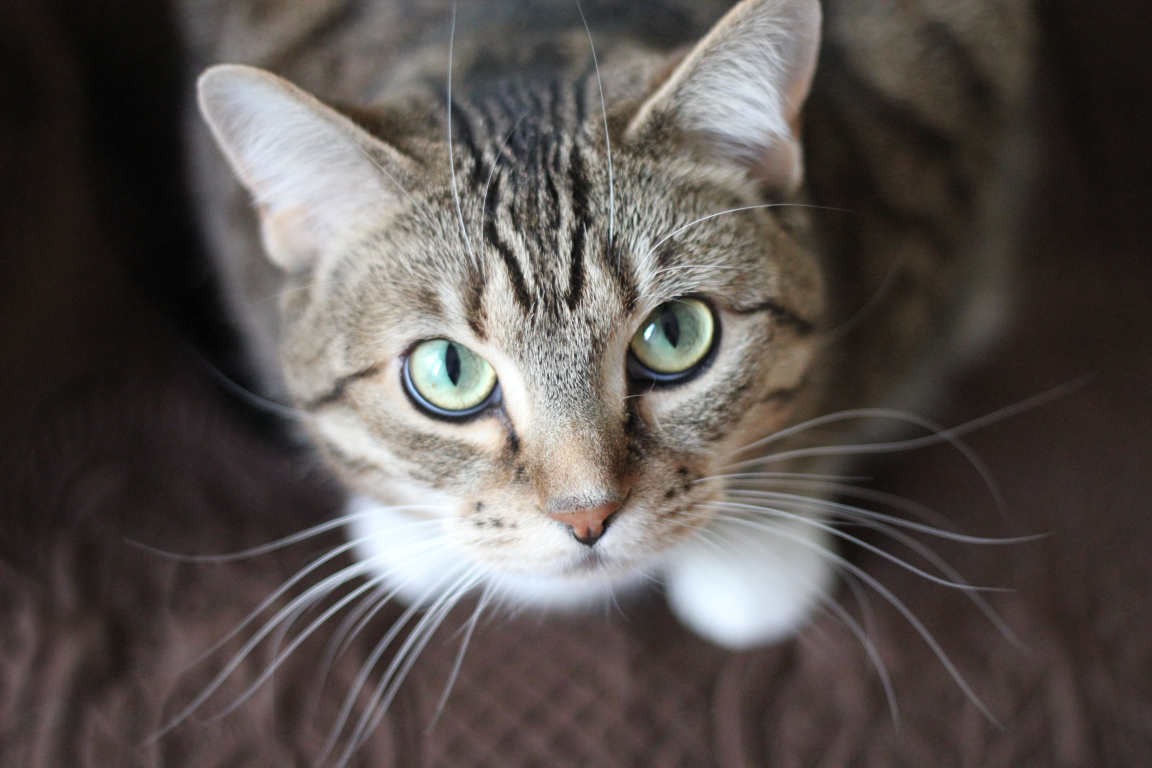
#> input picture cat.jpg, 3456 x 2304 px, found by its file name (shown at 1/3 size)
$ jupyter execute filters_cat.ipynb   (shell and % lines are left out)   (older library calls are emulated)
#> lines starting #> are read from the running program, lines starting #| are printed output that depends on the picture
<a href="https://colab.research.google.com/github/Bas-Techasit/ClonedMydemo/blob/main/filters_cat.ipynb" target="_parent"></a>

# Filters

[cell 1]
from google.colab import drive
drive.mount('/content/drive')

[cell 2]
%cd "/content/drive/MyDrive/ClonedMydemo"

[cell 3]
#required library
import numpy as np
import cv2
from matplotlib import pyplot as plt
from PIL import Image

## Linear filter

### Blur filter (box)

#### Color image

[cell 4]
image = cv2.imread('/content/drive/MyDrive/ClonedMydemo/cat.jpg') #read image
#> image is the input picture: shape (2304, 3456, 3); mean B, G, R 79.2, 82.2, 88.9
image = cv2.cvtColor(image, cv2.COLOR_BGR2HSV) #convert to HSV
#> image: shape (2304, 3456, 3); mean H, S, V 42.4, 49.9, 90.5

[cell 5]
#Blur filter
kernel = np.ones((5,5),np.float32)/25
blur = cv2.filter2D(image,-1,kernel) #cv2.blur()
#> blur: shape (2304, 3456, 3); mean H, S, V 42.3, 49.9, 90.5

[cell 6]
#Visualization
plt.figure(figsize=(22,12))

plt.subplot(121)
plt.imshow(cv2.cvtColor(image,cv2.COLOR_HSV2RGB))
plt.title('Original')

plt.subplot(122)
plt.imshow(cv2.cvtColor(blur, cv2.COLOR_HSV2RGB))
plt.title('Blur filter')
plt.show()
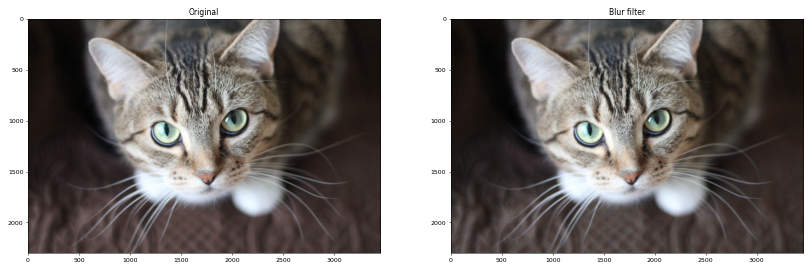
#> figure drawn by matplotlib, 2 panels

#### Graysclae image

[cell 7]
image2 = cv2.cvtColor(image, cv2.COLOR_HSV2BGR)
image2 = cv2.cvtColor(image2, cv2.COLOR_BGR2GRAY) #convert to graysclae image
#> image2: shape (2304, 3456)

[cell 8]
#Box filter
kernel = np.ones((15,15),np.float32)/225 #np.ones((5,5),np.float32)/25
blur = cv2.filter2D(image2,-1,kernel)
#> blur: shape (2304, 3456)

[cell 9]
#Visualization
plt.figure(figsize=(22,12))

plt.subplot(121)
plt.imshow(image2, cmap='gray')
plt.title('Original')

plt.subplot(122)
plt.imshow(blur, cmap='gray')
plt.title('Blur filter')
plt.show()

### Gauss filter

[cell 10]
blur_gauss = cv2.GaussianBlur(image2,(9,9),21) #21

[cell 11]
#Visualization
plt.figure(figsize=(22,12))

plt.subplot(121)
plt.imshow(image2, cmap='gray')
plt.title('Original')

plt.subplot(122)
plt.imshow(blur_gauss, cmap='gray')
plt.title('Gauss filter')
plt.show()

### Laplace filter

[cell 12]
edge_laplace = cv2.Laplacian(image2, 0, (5,5)) #24
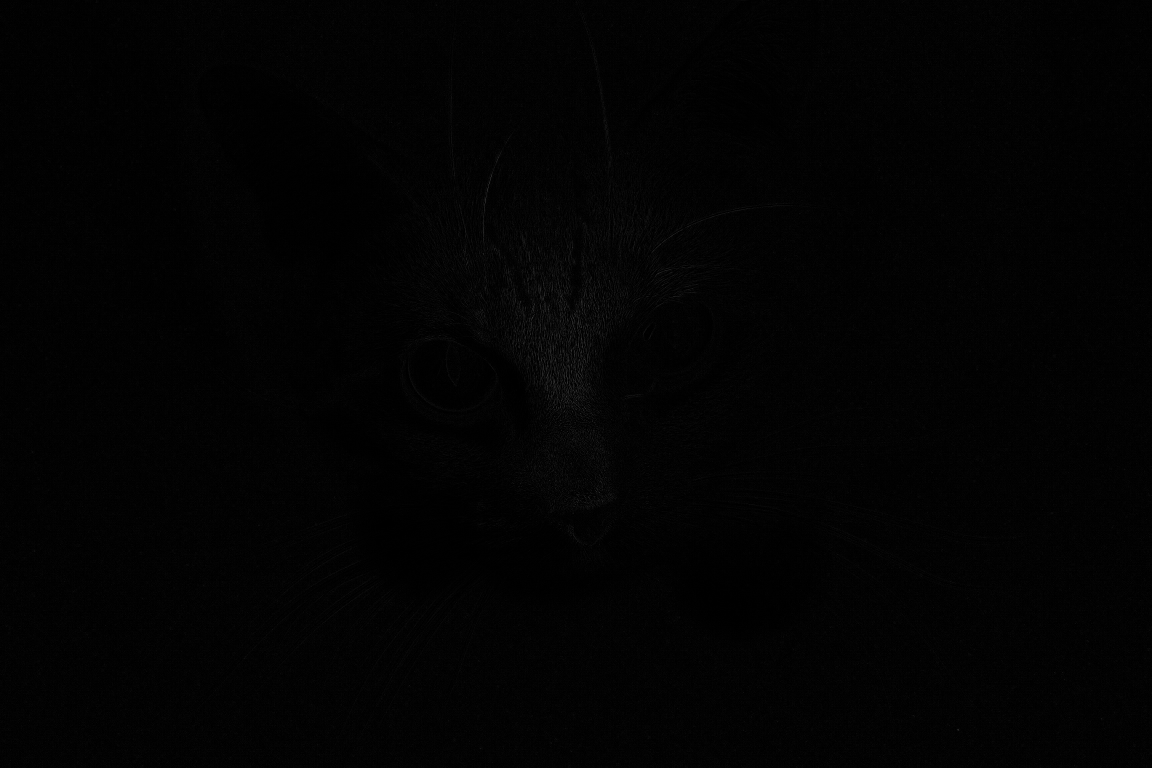
#> edge_laplace: shape (2304, 3456) (shown at 1/3 size); min 0, max 150, mean 2.5

[cell 13]
#Visualization
plt.figure(figsize=(22,12))

plt.subplot(121)
plt.imshow(image2, cmap='gray')
plt.title('Original')

plt.subplot(122)
plt.imshow(edge_laplace, cmap='gray')
plt.title('Laplace filter')
plt.show()
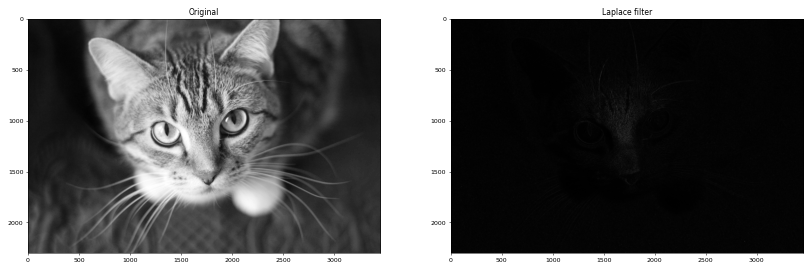
#> figure drawn by matplotlib, 2 panels

### Sobel

[cell 14]
img = cv2.imread('/content/drive/MyDrive/ClonedMydemo/cat.jpg',0)
#> img: shape (2304, 3456); min 0, max 255, mean 83.9

#https://opencv-python-tutroals.readthedocs.io/en/latest/py_tutorials/py_imgproc/py_gradients/py_gradients.html
# Output dtype = cv2.CV_8U
sobelx8u = cv2.Sobel(img,cv2.CV_8U,1,0,ksize=5)
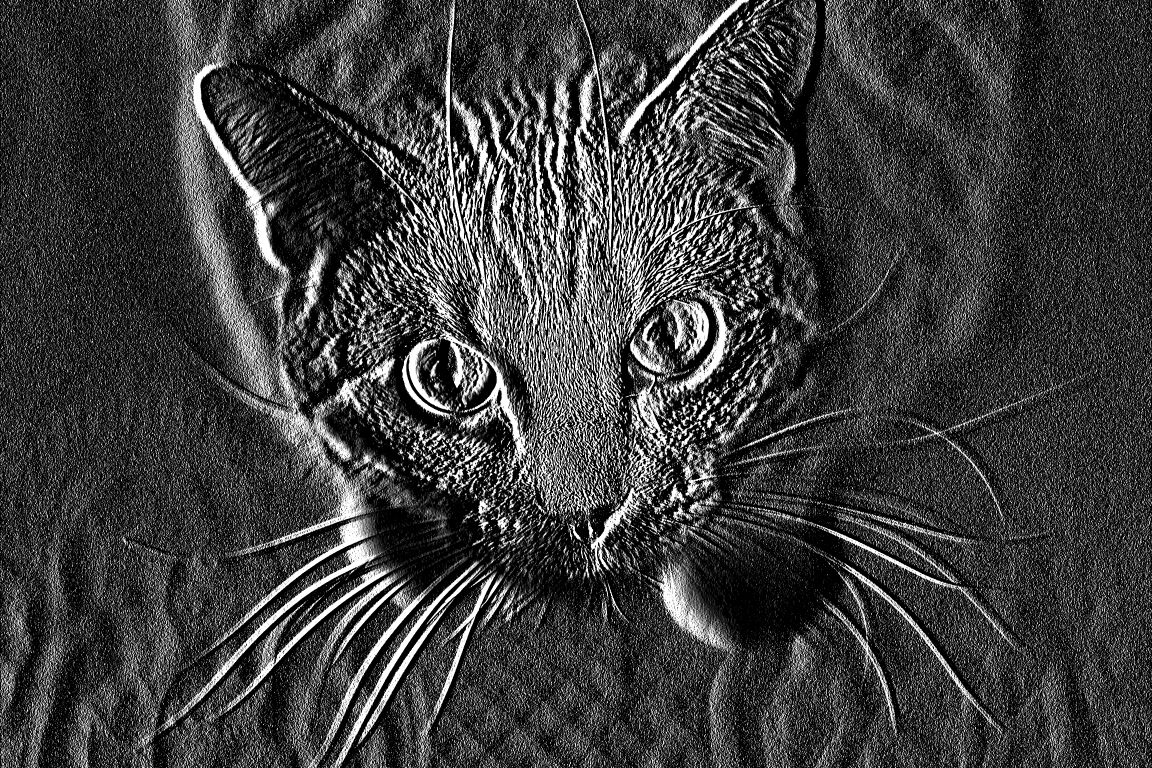
#> sobelx8u: shape (2304, 3456) (shown at 1/3 size); min 0, max 255, mean 61.3

laplacian = cv2.Laplacian(img,cv2.CV_64F)
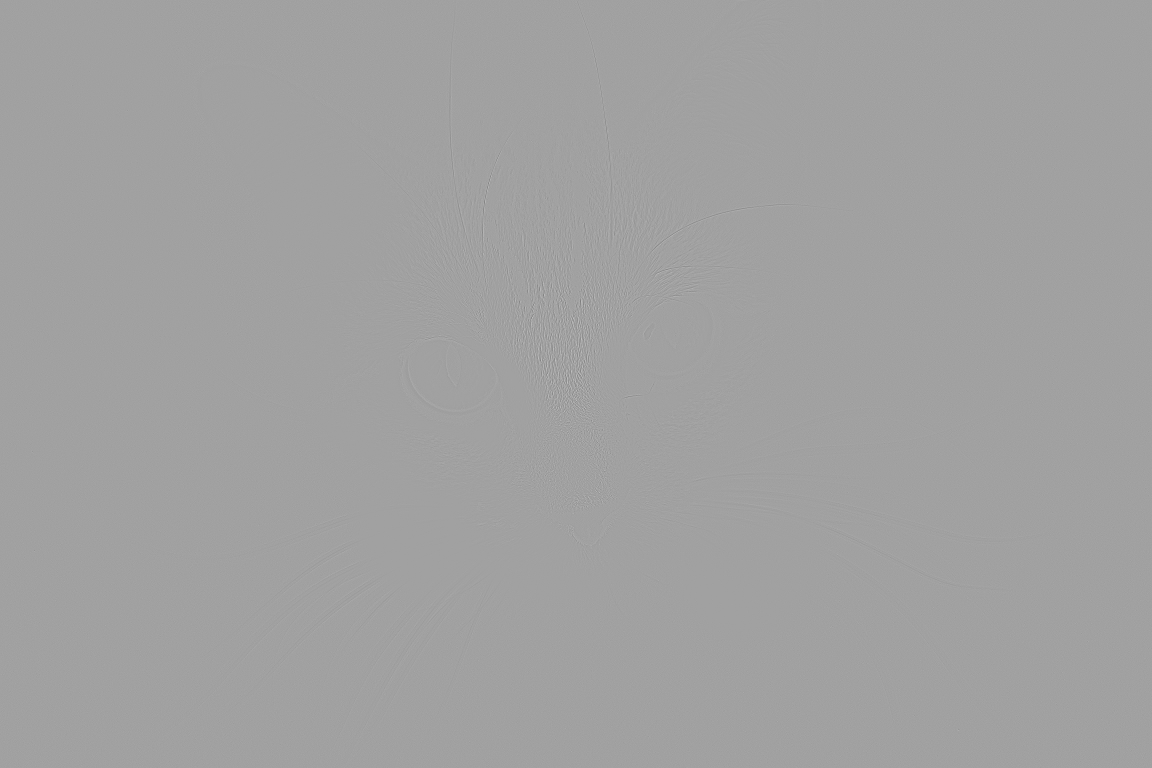
#> laplacian: shape (2304, 3456) float64 (shown at 1/3 size); min -259, max 150, mean 0; drawn with min black and max white
sobelx = cv2.Sobel(img,cv2.CV_64F,1,0,ksize=5)
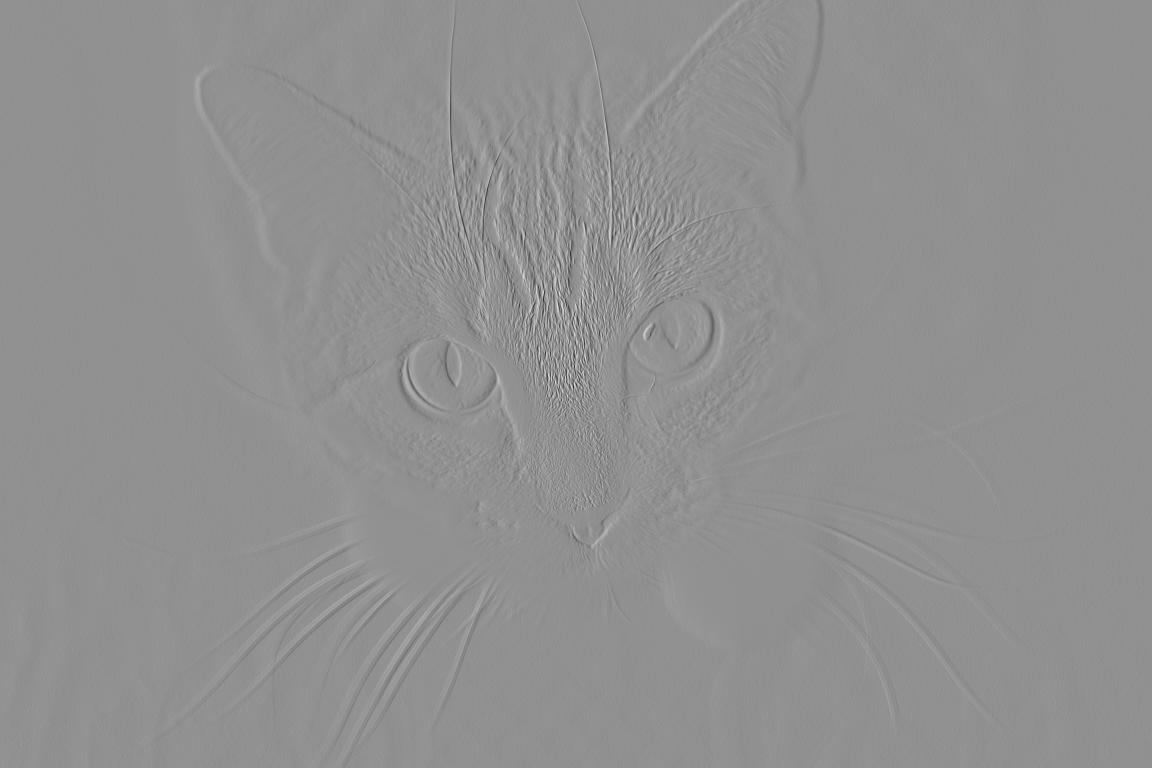
#> sobelx: shape (2304, 3456) float64 (shown at 1/3 size); min -8361, max 6308, mean 0.2; drawn with min black and max white
sobely = cv2.Sobel(img,cv2.CV_64F,0,1,ksize=5)

[cell 15]
plt.figure(figsize=(22,22))

plt.subplot(2,2,1),plt.imshow(img,cmap = 'gray')
plt.title('Original'), plt.xticks([]), plt.yticks([])
plt.subplot(2,2,2),plt.imshow(laplacian,cmap = 'gray')
plt.title('Laplacian'), plt.xticks([]), plt.yticks([])
plt.subplot(2,2,3),plt.imshow(sobelx,cmap = 'gray')
plt.title('Sobel X'), plt.xticks([]), plt.yticks([])
plt.subplot(2,2,4),plt.imshow(sobely,cmap = 'gray')
plt.title('Sobel Y'), plt.xticks([]), plt.yticks([])

plt.show()

## Non-linear filter

### Median filter

[cell 16]
img = cv2.imread('/content/drive/MyDrive/ClonedMydemo/cat.jpg',0)

[cell 17]
blur_median = cv2.medianBlur(img, 9)

[cell 18]
plt.figure(figsize=(22,6))

plt.subplot(121)
plt.imshow(img, cmap='gray')
plt.title('Original')

plt.subplot(122)
plt.imshow(blur_median, cmap='gray')
plt.title('Median filter')
plt.show()

$ run again, with Dog_Breeds.jpg copied over cat.jpg
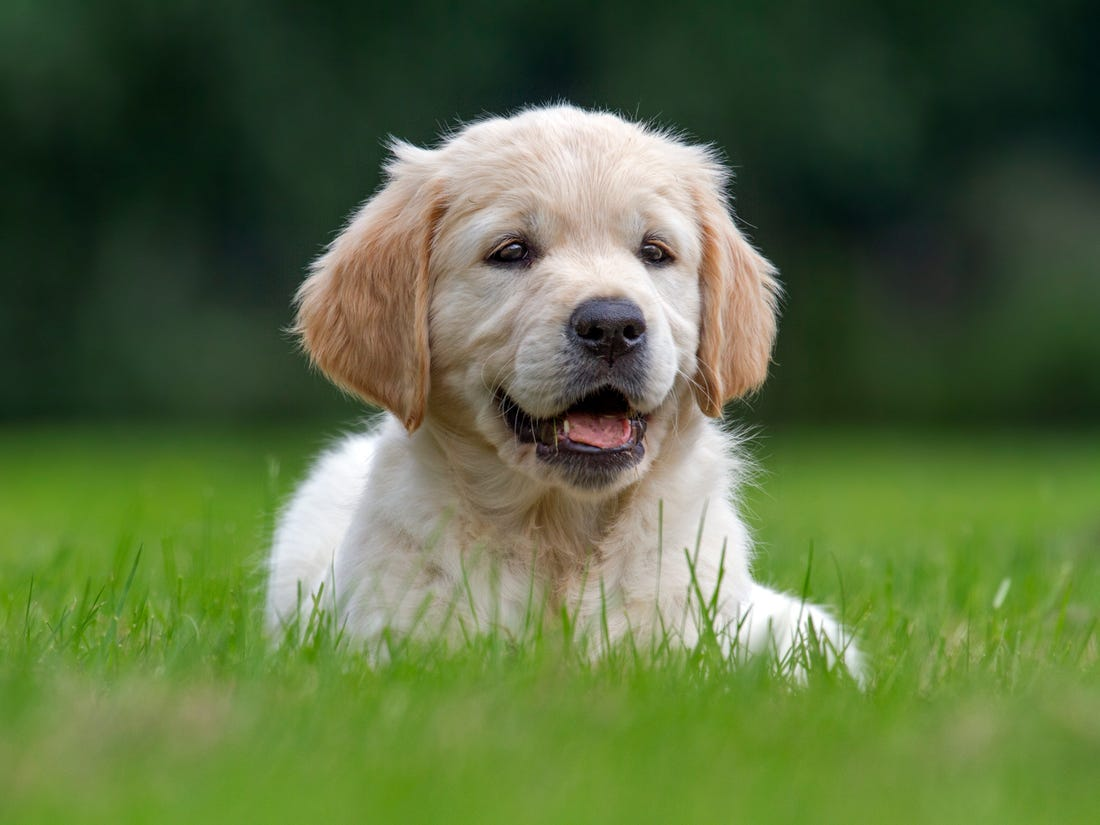
#> input picture Dog_Breeds.jpg, 1100 x 825 px, found by its file name
#> image is the input picture: shape (825, 1100, 3); mean B, G, R 64.9, 108, 89.4
#> image: shape (825, 1100, 3); mean H, S, V 49.5, 120.7, 111.3
#> `sobelx8u = cv2.Sobel(img,cv2.CV_8U,1,0,ksize=5)`:
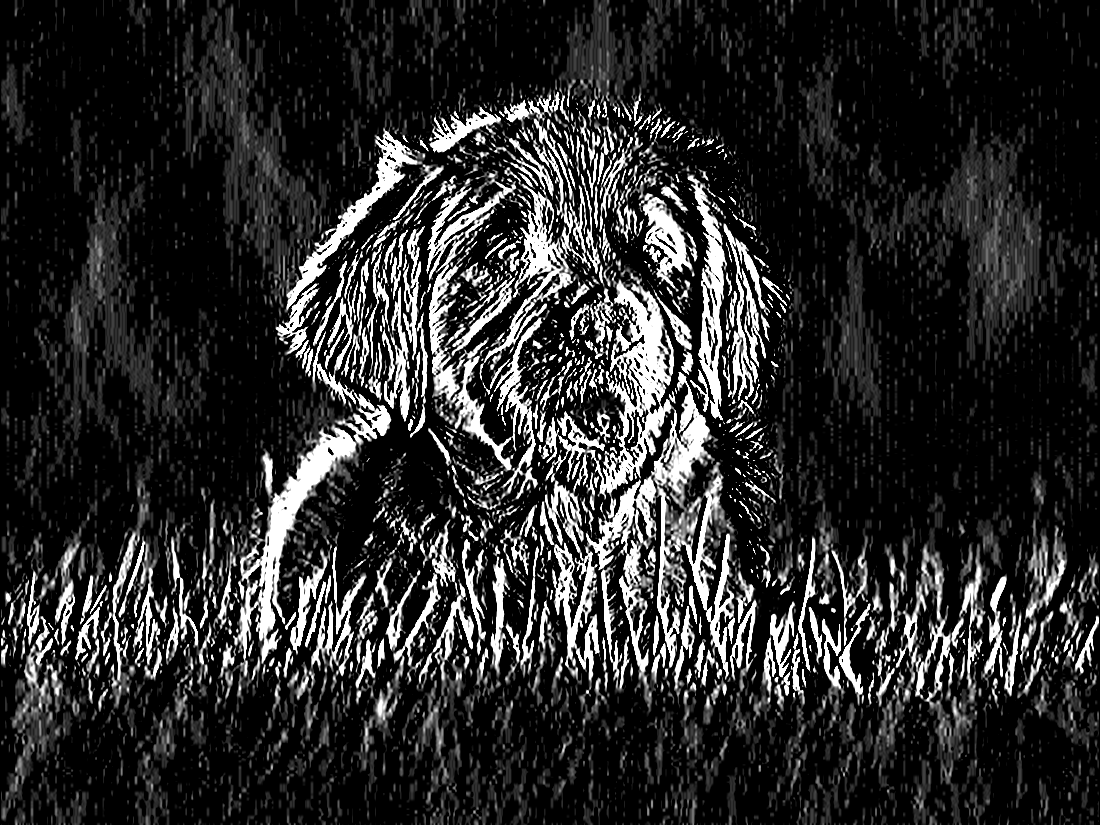
#> sobelx8u: shape (825, 1100); min 0, max 255, mean 43.4
#> `sobelx = cv2.Sobel(img,cv2.CV_64F,1,0,ksize=5)`:
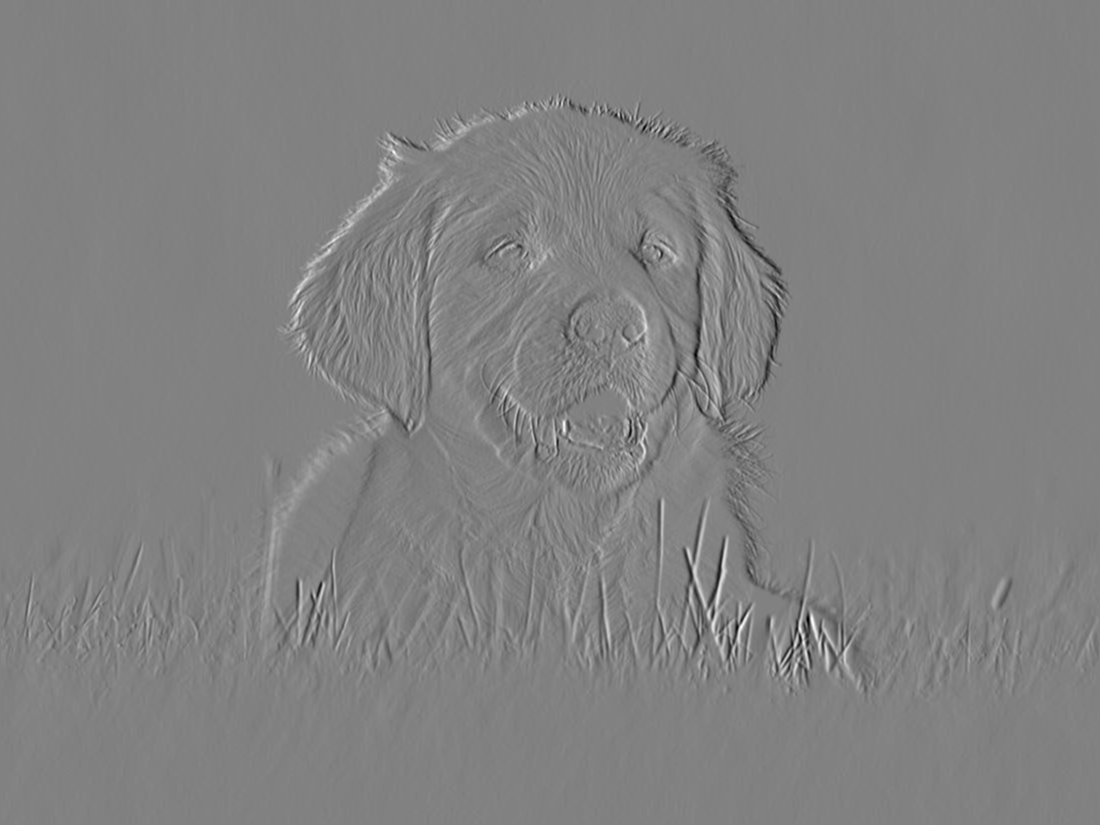
#> sobelx: shape (825, 1100) float64; min -5608, max 5427, mean 0.4; drawn with min black and max white
